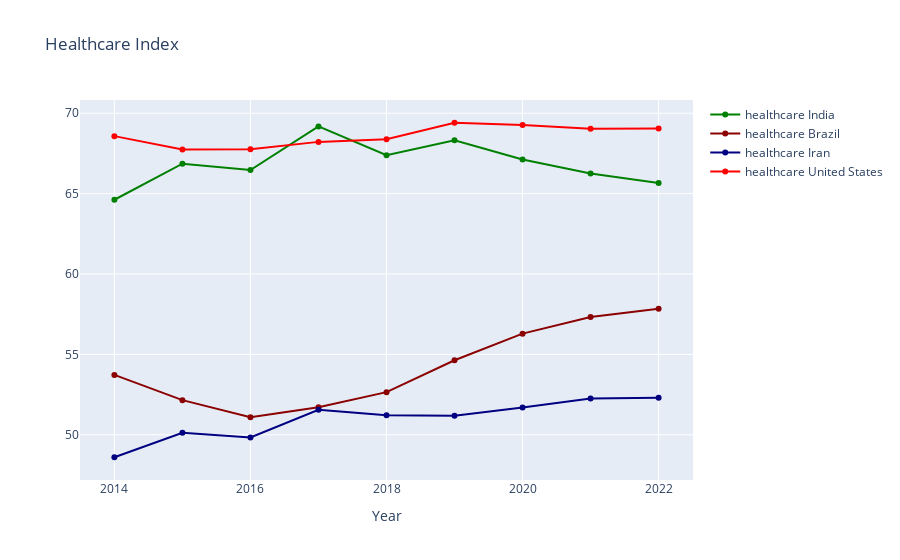

Notebook code for this chart:
### Markdown cell above
## Comparing quality_of_life_index with Healthcare_index

### Code cell
fig = go.Figure()
for country_name in countries_list:
    fig.add_trace(
        go.Scatter(
            x=df[country_name].index,
            y=df[country_name]["healthcare_index"],
            name="healthcare " + country_name,
            marker_color=country_colors[country_name],
        )
    )

fig.update_layout(
    title_text="Healthcare Index",
    barmode="group",
    xaxis_title="Year",
)
fig.show()

### Figure 1 — Plotly figure (JSON) as saved in the notebook; plotly's stock layout.template omitted (floating-point values rounded to 4 significant figures)
{"data": [{"marker": {"color": "green"}, "name": "healthcare India", "type": "scatter", "x": [2014, 2015, 2016, 2017, 2018, 2019, 2020, 2021, 2022], "y": [64.62, 66.86, 66.47, 69.18, 67.39, 68.32, 67.13, 66.25, 65.66]}, {"marker": {"color": "darkred"}, "name": "healthcare Brazil", "type": "scatter", "x": [2014, 2015, 2016, 2017, 2018, 2019, 2020, 2021, 2022], "y": [53.72, 52.15, 51.09, 51.7, 52.65, 54.64, 56.29, 57.33, 57.84]}, {"marker": {"color": "navy"}, "name": "healthcare Iran", "type": "scatter", "x": [2014, 2015, 2016, 2017, 2018, 2019, 2020, 2021, 2022], "y": [48.6, 50.12, 49.83, 51.55, 51.22, 51.18, 51.7, 52.25, 52.3]}, {"marker": {"color": "red"}, "name": "healthcare United States", "type": "scatter", "x": [2014, 2015, 2016, 2017, 2018, 2019, 2020, 2021, 2022], "y": [68.58, 67.75, 67.76, 68.22, 68.38, 69.41, 69.27, 69.03, 69.06]}], "layout": {"barmode": "group", "title": {"text": "Healthcare Index"}, "xaxis": {"title": {"text": "Year"}}}}
